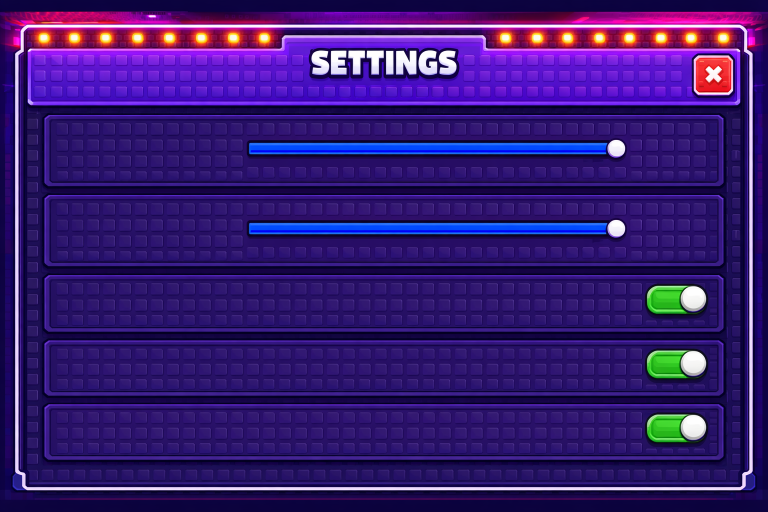
#> input picture assets/ui/menus2/gpt_settings.png, 1536 x 1024 px, found by its file name (shown at 1/2 size); its folder holds 3 pictures in this run
$ python build_menus2.py gpt_inventory.png gpt_quests.png
#> lines starting #> are read from the running program, lines starting #| are printed output that depends on the picture; after the words box and inside, x2 and y2 are one past the last pixel; in counts of white or black regions, pixels touching at a corner belong together
"""Cut the GPT Image window art (gpt_settings / gpt_quests / gpt_inventory.png) into backgrounds + one piece atlas.

usage (from the project root):
    python -I assets/ui/menus2/build_menus2.py assets/ui/menus2 src/shared/UI/MenuArt/MenuArtAtlas.luau

The art was generated from text-free layout sketches of the old windows (Settings / Quests: the 1160 x 730
StudTheme canvas; Inventory: its own 660 x 402 canvas). Outputs (pieces stored at canvas size):
    settings_bg.png, quests_bg.png, inventory_bg.png   the window, outside transparent, changing parts painted out
    menu_pieces.png                                    sliders, toggles, tabs, row cards, buttons, item cell, ...
    MenuArtAtlas.luau                                  generated: piece rects (atlas pixels = canvas pixels)
"""
import sys
from pathlib import Path

import numpy as np
from PIL import Image, ImageDraw, ImageFilter

DIR, OUT_LUA = Path(sys.argv[1]), Path(sys.argv[2])


def load(name, box, size):
#> called with name = 'settings', box = (0, 29, 1536, 995), size = (1160, 730)
    g = Image.open(DIR / f"gpt_{name}.png").convert("RGB").crop(box).resize(size, Image.LANCZOS)
    return np.asarray(g).astype(np.int32)


SETTINGS = load("settings", (0, 29, 1536, 995), (1160, 730))
QUESTS = load("quests", (0, 29, 1536, 995), (1160, 730))
#> call 2 of load, with name = 'quests', box = (0, 29, 1536, 995), size = (1160, 730)
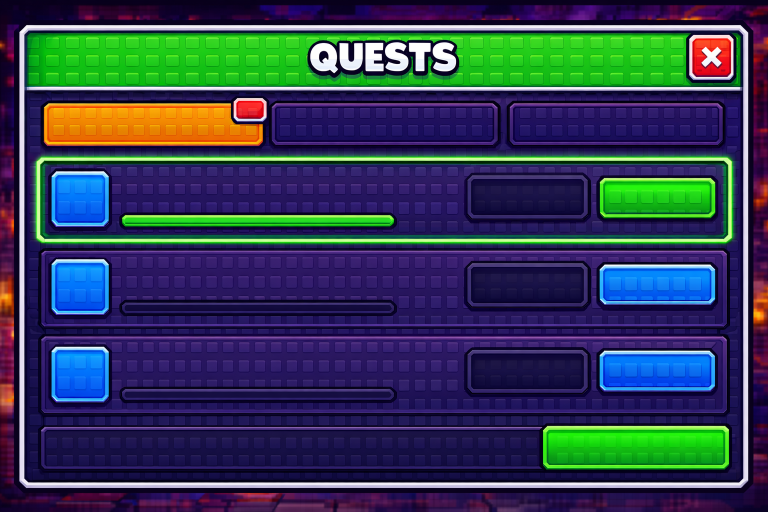
#> input picture assets/ui/menus2/gpt_quests.png, 1536 x 1024 px, found by its file name (shown at 1/2 size)
INVENTORY = load("inventory", (50, 73, 1485, 947), (660, 402))
#> call 3 of load, with name = 'inventory', box = (50, 73, 1485, 947), size = (660, 402)
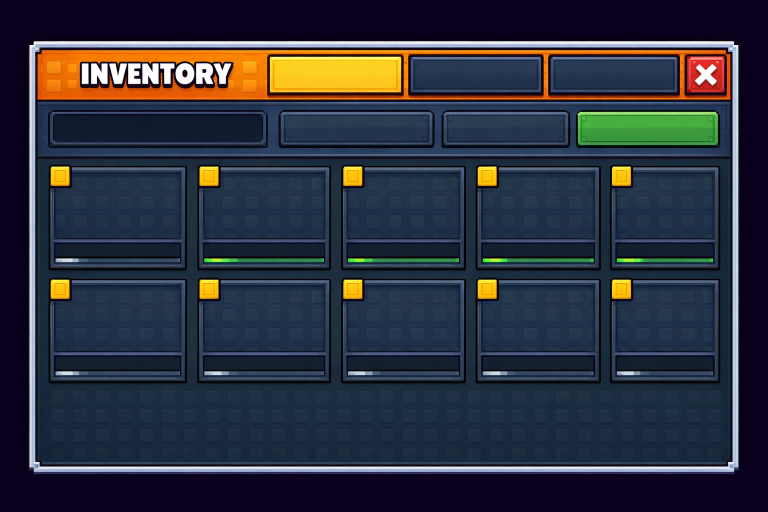
#> input picture assets/ui/menus2/gpt_inventory.png, 1536 x 1024 px, found by its file name (shown at 1/2 size)


def window_mask(img):
    """Per row: everything between the leftmost and rightmost pixel of the white outline."""
    white = (img.min(2) > 190) & ((img.max(2) - img.min(2)) < 60)
    h, w = white.shape
    keep = np.zeros((h, w), bool)
    for y in range(h):
        xs = np.nonzero(white[y])[0]
        if len(xs) >= 2 and xs[-1] - xs[0] > w * 0.5:
            keep[y, xs[0] : xs[-1] + 1] = True
    return Image.fromarray((keep * 255).astype(np.uint8)).filter(ImageFilter.GaussianBlur(0.6))


def flat_face(img, box, cols, tolerance=14):
    """Per row: the median of the sample columns' pixels near their face colour (skips art details)."""
    x0, y0, x1, y1 = box
    c0, c1 = cols
    face = np.median(img[y0:y1, c0:c1].reshape(-1, 3), axis=0)
    for y in range(y0, y1):
        px = img[y, c0:c1]
        near = px[np.abs(px - face).max(axis=1) <= tolerance]
        img[y, x0:x1] = np.median(near, axis=0) if len(near) else face


def stud_fill(img, box, clean, period=24):
    """Fills box with pixels a whole number of stud periods away, from the clean x range (keeps the studs)."""
    x0, y0, x1, y1 = box
    c0, c1 = clean
    for x in range(x0, x1):
        k = 1
        while True:
            for sx in (x - k * period, x + k * period):
                if c0 <= sx < c1:
                    img[y0:y1, x] = img[y0:y1, sx]
                    break
            else:
                k += 1
                continue
            break


def stud_panel(img, box, base, period=24, stud=14):
    """Paints box as the panel face: the base colour with a lighter stud (and a darker shadow edge) every period."""
    x0, y0, x1, y1 = box
    base = np.asarray(base, float)
    img[y0:y1, x0:x1] = base
    off = (period - stud) // 2
    for sy in range(y0 - (y0 % period), y1, period):
        for sx in range(x0 - (x0 % period), x1, period):
            ax, ay = sx + off, sy + off
            for (dx0, dy0, dx1, dy1, k) in ((0, 0, stud, stud, 0.80), (0, 0, stud - 2, stud - 2, 1.14)):
                ya, yb = max(ay + dy0, y0), min(ay + dy1, y1)
                xa, xb = max(ax + dx0, x0), min(ax + dx1, x1)
                if ya < yb and xa < xb:
                    img[ya:yb, xa:xb] = np.clip(base * k, 0, 255)


def tile_rows(img, box, band):
    """Fills box by repeating the rows of band (y0, y1) (keeps the studs of the panel face)."""
    x0, y0, x1, y1 = box
    b0, b1 = band
    for y in range(y0, y1):
        img[y, x0:x1] = img[b0 + (y - y0) % (b1 - b0), x0:x1]


def rounded(size, radius, scale=4):
#> called with size = (538, 17), radius = 7, scale = 4
    w, h = size
    big = Image.new("L", (w * scale, h * scale), 0)
#> big: PIL image 2152x68 L; every value is 0
    ImageDraw.Draw(big).rounded_rectangle((0, 0, w * scale - 1, h * scale - 1), radius=radius * scale, fill=255)
#> big: PIL image 2152x68 L; 99.5% white; 4 black regions, box (x1, y1, x2, y2) and area: (0, 0, 23, 23) 174, (2129, 0, 2152, 23) 174, (0, 45, 23, 68) 174, (2129, 45, 2152, 68) 174
    return big.resize(size, Image.LANCZOS)
#> returned value: PIL image 538x17 L


def piece(img, box, radius=None, alpha=None):
    x0, y0, x1, y1 = box
    rgba = Image.fromarray(img[y0:y1, x0:x1].astype(np.uint8), "RGB").convert("RGBA")
    if alpha is not None:
        rgba.putalpha(alpha)
    elif radius is not None:
        rgba.putalpha(rounded((x1 - x0, y1 - y0), radius))
    return rgba


def recolour(rgba, target, keep_light=True):
    """Same shading, another colour: luminance x target (bright highlights kept)."""
#> called with target = (34, 26, 70), keep_light = False
    a = np.asarray(rgba).astype(np.float64)
    lum = a[..., :3].mean(axis=2, keepdims=True) / 150
    out = np.clip(lum * np.array(target, float), 0, 255)
    if keep_light:
        light = (a[..., :3].min(axis=2, keepdims=True) > 200).astype(float)
        out = out * (1 - light) + a[..., :3] * light
    a[..., :3] = out
    return Image.fromarray(a.astype(np.uint8), "RGBA")
#> returned value: PIL image 538x17 RGBA


def ring(rgba, width):
    a = np.asarray(rgba).copy()
    a[width:-width, width:-width, 3] = 0
    return Image.fromarray(a, "RGBA")


pieces = {}

# ---------- SETTINGS ----------
s = SETTINGS.copy()
pieces["SliderFill"] = piece(s, (378, 195, 916, 212), radius=7)
pieces["SliderTrack"] = recolour(pieces["SliderFill"], (34, 26, 70), keep_light=False)
knob = piece(s, (914, 185, 947, 219))
cm = Image.new("L", (33 * 4, 34 * 4), 0)
#> cm: PIL image 132x136 L; every value is 0
ImageDraw.Draw(cm).ellipse((0, 0, 33 * 4 - 1, 34 * 4 - 1), fill=255)
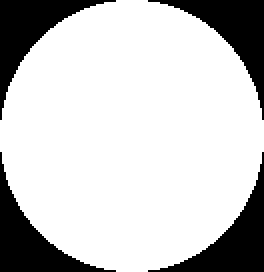
#> cm: PIL image 132x136 L (shown 2 times larger); 78.5% white; 4 black regions, box (x1, y1, x2, y2) and area: (0, 0, 58, 60) 965, (74, 0, 132, 60) 965, (0, 76, 58, 136) 965, (74, 76, 132, 136) 965
knob.putalpha(cm.resize((33, 34), Image.LANCZOS))
pieces["SliderKnob"] = knob
pieces["ToggleOn"] = piece(s, (976, 408, 1069, 453), radius=22)
#> in rounded (call 2), `big = Image.new("L", (w * scale, h * scale), 0)`: big: PIL image 372x180 L; every value is 0
#> in rounded (call 2), `ImageDraw.Draw(big).rounded_rectangle((0, 0, w * scale - 1, h * scale ..`: big: PIL image 372x180 L; 89.9% white; 4 black regions, box (x1, y1, x2, y2) and area: (0, 0, 79, 79) 1692, (293, 0, 372, 79) 1692, (0, 101, 79, 180) 1692, (293, 101, 372, 180) 1692
off = recolour(pieces["ToggleOn"].transpose(Image.FLIP_LEFT_RIGHT), (120, 110, 150))
#> in recolour (call 2), `light = (a[..., :3].min(axis=2, keepdims=True) > 200).astype(float)`: light: shape (45, 93, 1) float64; values 0 (black) and 1 (white), 22.3% white; 1 white region, box (x1, y1, x2, y2) and area: (3, 3, 40, 36) 934
pieces["ToggleOff"] = off
for y0, y1 in ((184, 224), (304, 344)):  # the baked sliders: studs from the row's clean left part
    stud_fill(s, (370, y0, 952, y1), (90, 362))
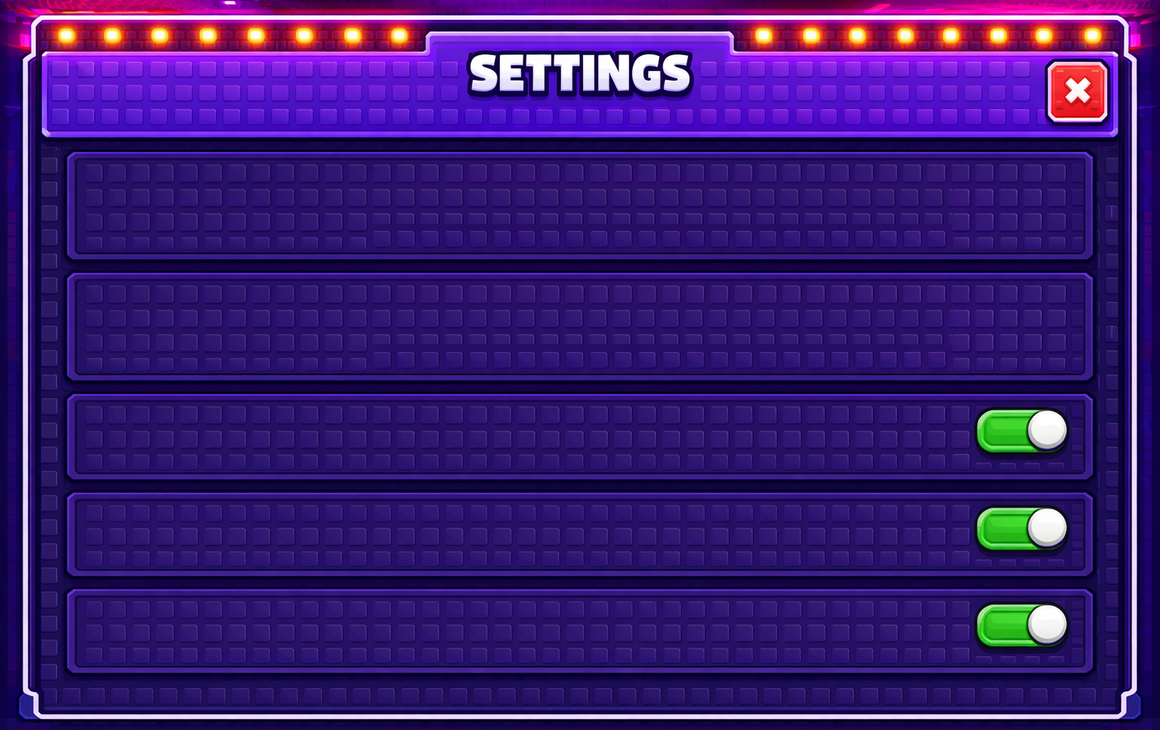
#> s: shape (730, 1160, 3) int32; mean of channels 0, 1, 2 57.4, 26.1, 113.7; drawn as R, G, B
settings_bg = Image.fromarray(s.astype(np.uint8), "RGB").convert("RGBA")
settings_bg.putalpha(window_mask(SETTINGS))
#> in window_mask, `white = (img.min(2) > 190) & ((img.max(2) - img.min(2)) < 60)`:
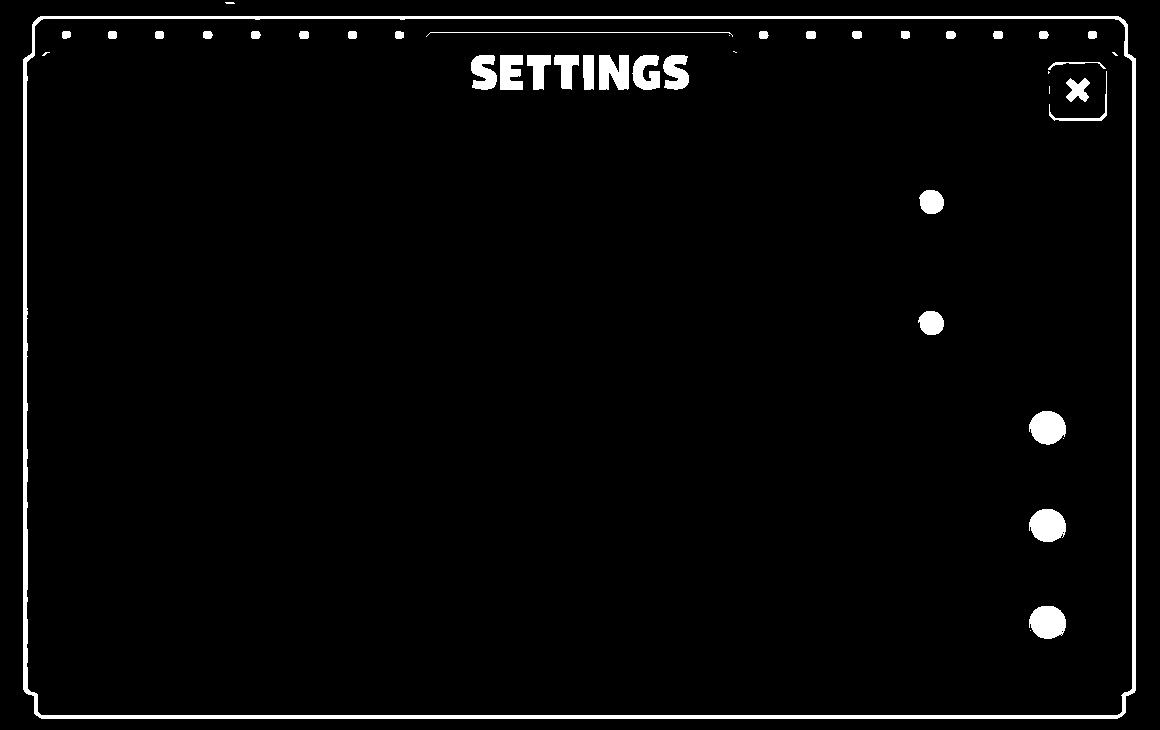
#> white: shape (730, 1160) bool; 2.9% white; 43 white regions (9 under 20 px), largest, box (x1, y1, x2, y2) and area: (23, 16, 1136, 719) 13428, (1029, 606, 1066, 639) 968, (1029, 411, 1066, 445) 958
#> the loop in window_mask, `for y in range(h):` made 730 passes
#> xs on passes 3, 4, 21: [225, 226, 227, 228, 229, 230, 231, 232, 233], [226, 227, 228, 229, 230, 231, 232, 233, 234], [35, 36, 37, 38, 39, 40, 1119, 1120, 1121, 1122, 1123, 1124]
#> after the loop in window_mask, `for y in range(h):`: keep: shape (730, 1160) bool; 92.2% white; 1 black region, box (x1, y1, x2, y2) and area: (0, 0, 1160, 730) 65668

# ---------- QUESTS ----------
q = QUESTS.copy()
tab_on = q[133:197, 66:397].copy()
tab_on[:, -60:] = tab_on[:, :60][:, ::-1]  # the badge covered its right end: the left end mirrored
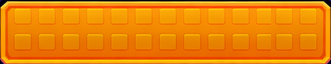
#> tab_on: shape (64, 331, 3) int32; mean of channels 0, 1, 2 234.1, 130.8, 6.3; drawn as R, G, B
pieces["TabOn"] = piece(tab_on, (0, 0, tab_on.shape[1], tab_on.shape[0]), radius=8)
#> in rounded (call 3), `big = Image.new("L", (w * scale, h * scale), 0)`: big: PIL image 1324x256 L; every value is 0
#> in rounded (call 3), `ImageDraw.Draw(big).rounded_rectangle((0, 0, w * scale - 1, h * scale ..`: big: PIL image 1324x256 L; 99.7% white; 4 black regions, box (x1, y1, x2, y2) and area: (0, 0, 27, 27) 230, (1297, 0, 1324, 27) 230, (0, 229, 27, 256) 230, (1297, 229, 1324, 256) 230
pieces["TabOff"] = piece(q, (410, 133, 752, 197), radius=8)
#> in piece (call 5), `rgba = Image.fromarray(img[y0:y1, x0:x1].astype(np.uint8), "RGB").conv..`:
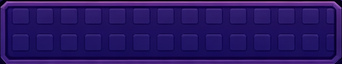
#> rgba: PIL image 342x64 RGBA; mean R, G, B, A 39.9, 21.7, 97.8, 255
#> in rounded (call 4), `big = Image.new("L", (w * scale, h * scale), 0)`: big: PIL image 1368x256 L; every value is 0
#> in rounded (call 4), `ImageDraw.Draw(big).rounded_rectangle((0, 0, w * scale - 1, h * scale ..`: big: PIL image 1368x256 L; 99.7% white; 4 black regions, box (x1, y1, x2, y2) and area: (0, 0, 27, 27) 230, (1341, 0, 1368, 27) 230, (0, 229, 27, 256) 230, (1341, 229, 1368, 256) 230
pieces["Badge"] = piece(q, (352, 126, 402, 160), radius=8)
pieces["IconTile"] = piece(q, (78, 370, 165, 453), radius=10)
pieces["RewardPill"] = piece(q, (706, 373, 890, 443), radius=10)
pieces["ButtonBlue"] = piece(q, (906, 378, 1080, 438), radius=10)
pieces["ButtonGreen"] = piece(q, (906, 247, 1080, 307), radius=10)
pieces["ButtonGrey"] = recolour(pieces["ButtonGreen"], (120, 120, 132))
pieces["Track"] = piece(q, (183, 432, 597, 452), radius=9)
pieces["Fill"] = piece(q, (184, 302, 596, 320), radius=8)
card = q.copy()
# tile, track, pill and button painted out with the card's own studs (clean between x 190 and 690)
card[428:456, 180:600] = card[404:432, 180:600]  # the track first: the studs one period up
stud_fill(card, (70, 364, 182, 462), (190, 690))
stud_fill(card, (700, 364, 1092, 462), (190, 690))
pieces["RowCard"] = piece(card, (62, 357, 1098, 470), radius=12)
pieces["RowGlow"] = ring(piece(q, (52, 212, 1108, 347), radius=14), 12)
stud_panel(q, (40, 116, 1112, 610), np.median(q[473:484, 80:1080].reshape(-1, 3), axis=0))  # tab row + list
#> in stud_panel, `base = np.asarray(base, float)`: base = [27, 14, 81]
quests_bg = Image.fromarray(q.astype(np.uint8), "RGB").convert("RGBA")
quests_bg.putalpha(window_mask(QUESTS))

# ---------- INVENTORY ----------
v = INVENTORY.copy()
pieces["InvTabOn"] = piece(v, (223, 17, 348, 52), radius=6)
pieces["InvTabOff"] = piece(v, (352, 17, 476, 52), radius=6)
pieces["SellRed"] = recolour(piece(v, (507, 68, 638, 101), radius=7), (230, 50, 44))
cell = v.copy()
cell[119:140, 23:44] = cell[119:140, 127:148][:, ::-1]  # the number badge: the top-right corner mirrored
flat_face(cell, (30, 200, 142, 208), (60, 120), tolerance=30)  # the rarity line
#> in flat_face, `face = np.median(img[y0:y1, c0:c1].reshape(-1, 3), axis=0)`: face = [31.5, 45, 64]
pieces["Cell"] = piece(cell, (23, 119, 148, 218), radius=6)
tile_rows(v, (18, 110, 648, 396), (330, 392))  # the grid area: the empty bottom band repeated
inventory_bg = Image.fromarray(v.astype(np.uint8), "RGB").convert("RGBA")
inventory_bg.putalpha(window_mask(INVENTORY))

# ---------- write ----------
settings_bg.resize((1024, 644), Image.LANCZOS).save(DIR / "settings_bg.png")
quests_bg.resize((1024, 644), Image.LANCZOS).save(DIR / "quests_bg.png")
inventory_bg.save(DIR / "inventory_bg.png")
# the atlas is stored at SCALE (Roblox keeps uploads at most 1024 px wide); Size = drawn size in canvas pixels
SCALE = 0.9
scaled = {n: im.resize((max(1, round(im.width * SCALE)), max(1, round(im.height * SCALE))), Image.LANCZOS) for n, im in pieces.items()}
#> scaled = 21 items
order = sorted(scaled, key=lambda n: -scaled[n].height)
#> order = ['RowGlow', 'RowCard', 'Cell', 'IconTile', 'RewardPill', 'TabOn', 'TabOff', 'ButtonBlue', 'ButtonGreen', 'ButtonGrey', 'ToggleOn', 'ToggleOff', 'InvTabOn', 'InvTabOff', 'SliderKnob', 'Badge', 'SellRed', 'Track', 'Fill', 'SliderFill', 'SliderTrack']
atlas_w, x, y, shelf, rects = 1024, 0, 0, 0, {}
for n in order:
    im = scaled[n]
    if x + im.width > atlas_w:
        x, y, shelf = 0, y + shelf + 2, 0
    rects[n] = (x, y, im.width, im.height)
    x += im.width + 2
    shelf = max(shelf, im.height)
#> this loop made 21 passes
#> (n, x, y, shelf) on passes 2, 3, 8, 17, 20: ('RowCard', 934, 124, 102), ('Cell', 114, 228, 89), ('ButtonBlue', 159, 319, 54), ('SellRed', 120, 375, 30), ('SliderFill', 486, 407, 15)
#> (n, x, shelf) on passes 1, 4, 5, 6, 7, 9: ('RowGlow', 952, 122), ('IconTile', 194, 89), ('RewardPill', 362, 89), ('TabOn', 662, 89), ('TabOff', 972, 89), ('ButtonGreen', 318, 54)
#> after the loop, rects = 21 items; shelf = 15; x = 972; y = 407
atlas = Image.new("RGBA", (atlas_w, y + shelf), (0, 0, 0, 0))
for n, (px, py, _, _) in rects.items():
    atlas.alpha_composite(scaled[n], (px, py))
#> this loop made 21 passes
#> (n, px, py) on passes 1 to 12: ('RowGlow', 0, 0), ('RowCard', 0, 124), ('Cell', 0, 228), ('IconTile', 114, 228), ('RewardPill', 194, 228), ('TabOn', 362, 228), ('TabOff', 662, 228), ('ButtonBlue', 0, 319), ('ButtonGreen', 159, 319), ('ButtonGrey', 318, 319), ('ToggleOn', 477, 319), ('ToggleOff', 563, 319)
atlas.save(DIR / "menu_pieces.png")
lines = [
    "-- ReplicatedStorage.MenuArt.MenuArtAtlas  (ModuleScript, client) -- GENERATED by assets/ui/menus2/build_menus2.py,",
    "-- do not edit. Pieces of menu_pieces.png: Rect = { X, Y, W, H } in atlas pixels (the atlas is the pieces at",
    "-- Scale), Size = drawn size in canvas pixels of their window.",
    "return {",
    "    Scale = %s," % SCALE,
    "    Pieces = {",
]
for n in sorted(rects):
    lines.append("        %s = { Rect = { %d, %d, %d, %d }, Size = Vector2.new(%d, %d) }," % (n, *rects[n], pieces[n].width, pieces[n].height))
#> this loop made 21 passes
#> after the loop, lines = 27 items
lines += ["    },", "}", ""]
OUT_LUA.parent.mkdir(parents=True, exist_ok=True)
OUT_LUA.write_bytes("\n".join(lines).encode("utf-8"))
print("atlas", atlas.size, "pieces", len(rects))
#| atlas (1024, 422) pieces 21
